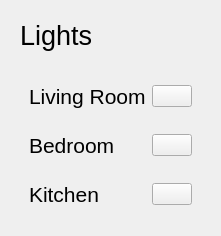
               <widget class="QWidget" name="lightsContainer" native="true">
                <layout class="QVBoxLayout" name="verticalLayout_10">
                 <item>
                  <widget class="QWidget" name="lightsHeaderContainer" native="true">
                   <property name="sizePolicy">
                    <sizepolicy hsizetype="Preferred" vsizetype="Maximum">
                     <horstretch>0</horstretch>
                     <verstretch>0</verstretch>
                    </sizepolicy>
                   </property>
                   <layout class="QHBoxLayout" name="horizontalLayout_6">
                    <item>
                     <widget class="QLabel" name="lightsLabel">
                      <property name="enabled">
                       <bool>true</bool>
                      </property>
                      <property name="font">
                       <font>
                        <pointsize>20</pointsize>
                       </font>
                      </property>
                      <property name="text">
                       <string>Lights</string>
                      </property>
                     </widget>
                    </item>
                   </layout>
                  </widget>
                 </item>
                 <item alignment="Qt::AlignTop">
                  <widget class="QWidget" name="lightsList" native="true">
                   <property name="styleSheet">
                    <string notr="true">#livingRoomLight, #bedroomLight, #kitchenLight {
	border-radius: 8px;
}

#livingRoomLight:hover, #bedroomLight:hover, #kitchenLight:hover {
	background-color: #434158;
}
</string>
                   </property>
                   <layout class="QVBoxLayout" name="verticalLayout_6">
                    <item>
                     <widget class="QWidget" name="livingRoomLight" native="true">
                      <layout class="QHBoxLayout" name="horizontalLayout_10">
                       <item>
                        <widget class="QLabel" name="livingRoomLightLabel">
                         <property name="font">
                          <font>
                           <pointsize>16</pointsize>
                          </font>
                         </property>
                         <property name="text">
                          <string>Living Room</string>
                         </property>
                        </widget>
                       </item>
                       <item alignment="Qt::AlignRight">
                        <widget class="QPushButton" name="livingRoomLightBtn">
                         <property name="cursor">
                          <cursorShape>PointingHandCursor</cursorShape>
                         </property>
                         <property name="text">
                          <string/>
                         </property>
                         <property name="icon">
                          <iconset>
                           <normaloff>../resource/icons/toggle-off-colored.svg</normaloff>../resource/icons/toggle-off-colored.svg</iconset>
                         </property>
                         <property name="iconSize">
                          <size>
                           <width>48</width>
                           <height>48</height>
                          </size>
                         </property>
                         <property name="checkable">
                          <bool>true</bool>
                         </property>
                        </widget>
                       </item>
                      </layout>
                     </widget>
                    </item>
                    <item>
                     <widget class="QWidget" name="bedroomLight" native="true">
                      <layout class="QHBoxLayout" name="horizontalLayout_11">
                       <item>
                        <widget class="QLabel" name="bedroomLightLabel">
                         <property name="font">
                          <font>
                           <pointsize>16</pointsize>
                          </font>
                         </property>
                         <property name="text">
                          <string>Bedroom</string>
                         </property>
                        </widget>
                       </item>
                       <item alignment="Qt::AlignRight">
                        <widget class="QPushButton" name="bedroomLightBtn">
                         <property name="cursor">
                          <cursorShape>PointingHandCursor</cursorShape>
                         </property>
                         <property name="text">
                          <string/>
                         </property>
                         <property name="icon">
                          <iconset>
                           <normaloff>../resource/icons/toggle-off-colored.svg</normaloff>../resource/icons/toggle-off-colored.svg</iconset>
                         </property>
                         <property name="iconSize">
                          <size>
                           <width>48</width>
                           <height>48</height>
                          </size>
                         </property>
                         <property name="checkable">
                          <bool>true</bool>
                         </property>
                        </widget>
                       </item>
                      </layout>
                     </widget>
                    </item>
                    <item>
                     <widget class="QWidget" name="kitchenLight" native="true">
                      <layout class="QHBoxLayout" name="horizontalLayout_12">
                       <item>
                        <widget class="QLabel" name="kitchenLightLabel">
                         <property name="font">
                          <font>
                           <pointsize>16</pointsize>
                          </font>
                         </property>
                         <property name="text">
                          <string>Kitchen</string>
                         </property>
                        </widget>
                       </item>
                       <item alignment="Qt::AlignRight">
                        <widget class="QPushButton" name="kitchenLightBtn">
                         <property name="cursor">
                          <cursorShape>PointingHandCursor</cursorShape>
                         </property>
                         <property name="text">
                          <string/>
                         </property>
                         <property name="icon">
                          <iconset>
                           <normaloff>../resource/icons/toggle-off-colored.svg</normaloff>../resource/icons/toggle-off-colored.svg</iconset>
                         </property>
                         <property name="iconSize">
                          <size>
                           <width>48</width>
                           <height>48</height>
                          </size>
                         </property>
                         <property name="checkable">
                          <bool>true</bool>
                         </property>
                        </widget>
                       </item>
                      </layout>
                     </widget>
                    </item>
                   </layout>
                  </widget>
                 </item>
                </layout>
               </widget>
